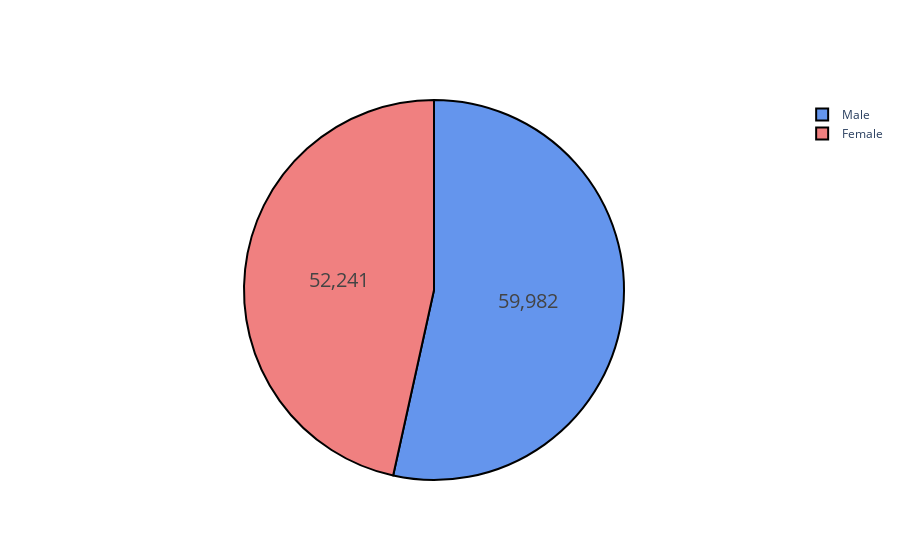

Write notebook code for a chart like this one.
### Code cell
# fig = px.pie(grouped_sex, values='COVID-19 Deaths', names=grouped_sex.index, title='Proportion of Male and Female Death due to COVID 19')
# fig.show()
colors = ['lightcoral', 'cornflowerblue']

fig = go.Figure(data=[go.Pie(labels=grouped_sex.index,
                             values=grouped_sex.values)])
fig.update_traces(hoverinfo='label+percent', textinfo='value', textfont_size=20,
                  marker=dict(colors=colors, line=dict(color='#000000', width=2)))
fig.show()

# fig, ax = plt.subplots(figsize = (15,10)) 
# grouped_sex.plot.pie(y = 'COVID-19 Deaths', x  = 'Sex', autopct='%1.1f%%', startangle=75)
# ax.set_facecolor('azure')
# ax.set(title = "Male to Female Proportion")

### Figure 1 — Plotly figure (JSON) as saved in the notebook; plotly's stock layout.template omitted (floating-point values rounded to 4 significant figures)
{"data": [{"hoverinfo": "label+percent", "labels": ["Female", "Male"], "marker": {"colors": ["lightcoral", "cornflowerblue"], "line": {"color": "#000000", "width": 2}}, "textfont": {"size": 20}, "textinfo": "value", "type": "pie", "values": [52241, 59982]}], "layout": {}}
